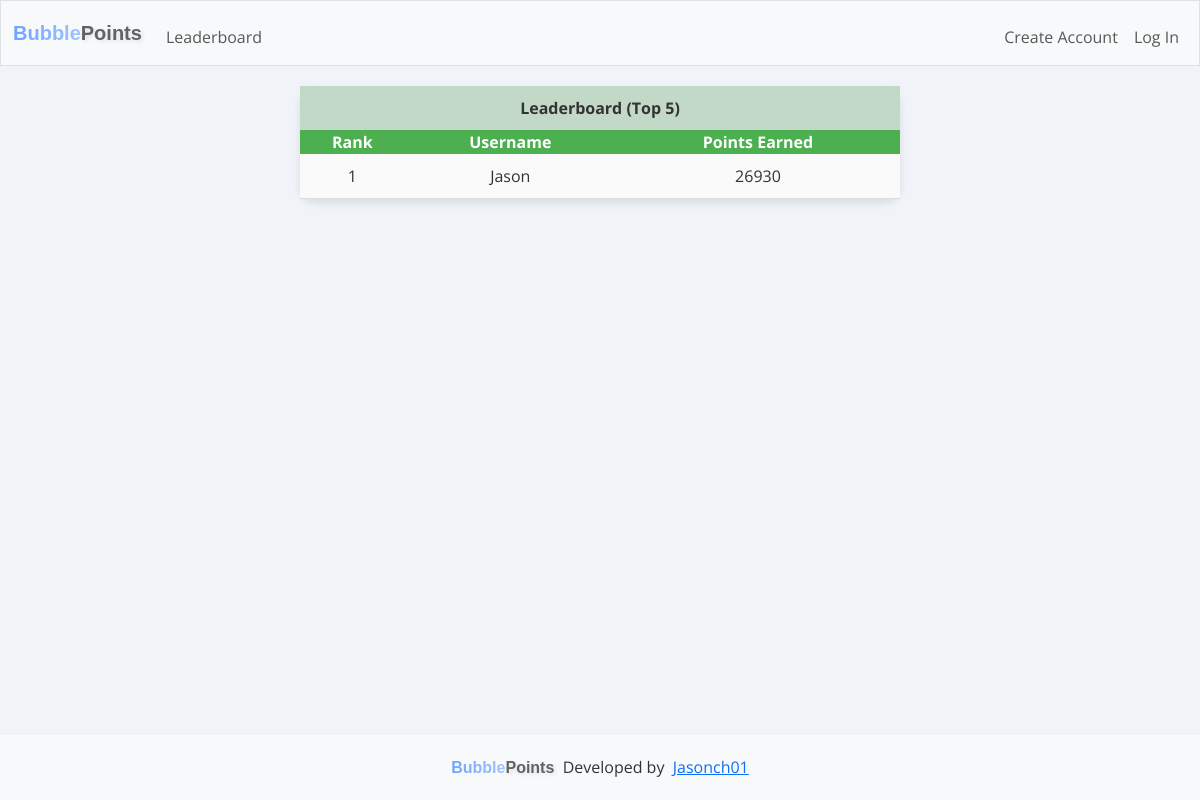
The page /leaderboard on the database as committed earlier.
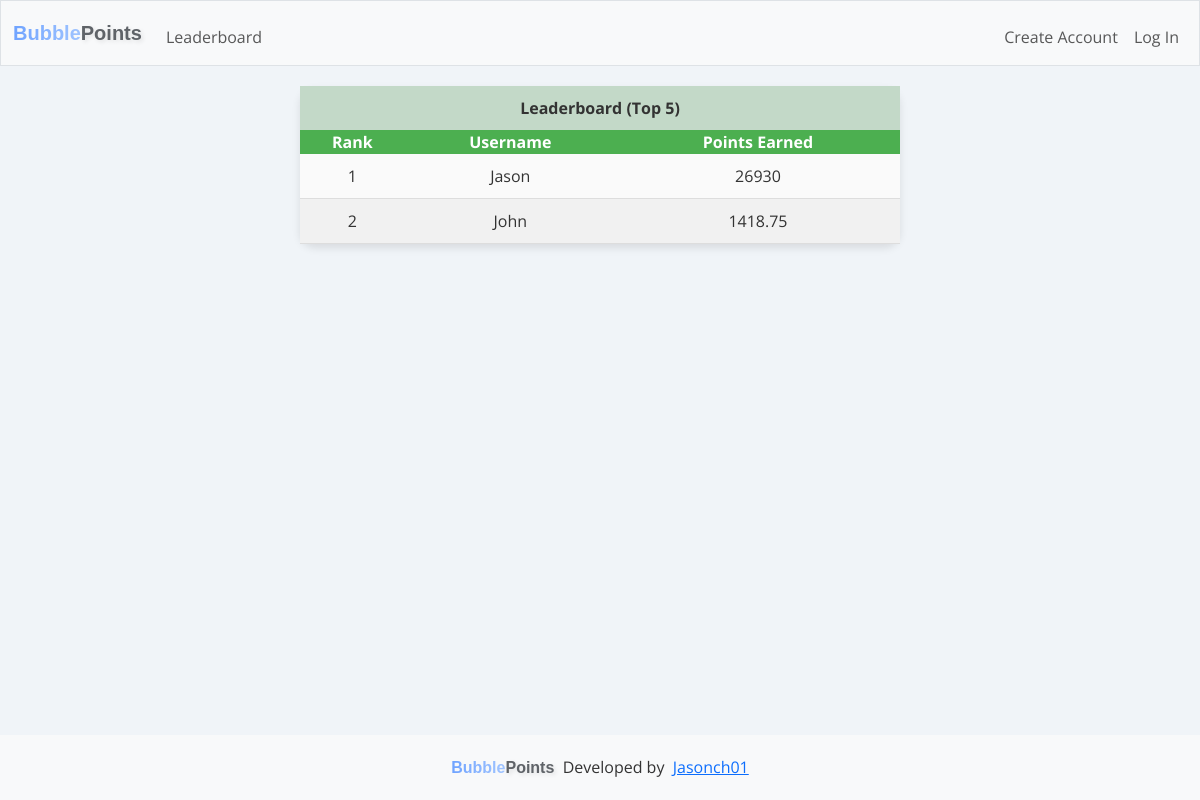
The same page on the database as committed later.
### tables this page shows
CREATE TABLE users (
        id INTEGER PRIMARY KEY AUTOINCREMENT NOT NULL,
        username TEXT NOT NULL,
        hash TEXT NOT NULL,
        points INTEGER NOT NULL DEFAULT 1000,
        total_points_earned INTEGER NOT NULL DEFAULT 0,
        email TEXT UNIQUE
    );

### app.py (the view)
@app.route("/leaderboard", methods=["GET", "POST"])
def leaderboard():
    user = cur.execute("SELECT username, total_points_earned FROM users ORDER BY total_points_earned DESC LIMIT 5").fetchall()
    print(user[0][0])
    if request.method == "POST":
        return redirect("/")
    else:
        return render_template("leaderboard.html", user=user)

### app.py (called while the page is built)
@app.after_request
def after_request(response):
    response.headers["Cache-Control"] = "no-cache, no-store, must-revalidate"
    response.headers["Expires"] = 0
    response.headers["Pragma"] = "no-cache"
    return response

### templates/leaderboard.html
{% extends "layout.html" %}
{% block main %}
<div class="container d-flex justify-content-center align-items-center leaderboard">
  <table class="leaderboard-table">
    <thead>
      <tr class="leaderboard-header">
        <th colspan="3" class="text-center">Leaderboard (Top 5)</th>
      </tr>
      <tr class="leaderboard-header-row">
        <th class="text-center">Rank</th>
        <th class="text-center">Username</th>
        <th class="text-center">Points Earned</th>
      </tr>
    </thead>
    <tbody>
      {% for user in user %}
      <tr class="leaderboard-row">
        <td class="text-center">{{ loop.index }}</td>
        <td class="text-center">{{ user[0] }}</td>
        <td class="text-center">{{ user[1] }}</td>
      </tr>
      {% endfor %}
    </tbody>
  </table>
</div>
{% endblock %}

### templates/layout.html (shortened to what this page needs)
<!DOCTYPE html>
<html lang="en">
  <head>
    <link href="https://cdn.jsdelivr.net/npm/bootstrap@5.3.3/dist/css/bootstrap.min.css" rel="stylesheet">
    <link rel="stylesheet" href="/static/style.css">
  </head>
  <body>
    <nav class="bg-light border navbar navbar-expand-md navbar-light">
      <div class="container-fluid">
        <a class="navbar-brand" href="/">
          <span class="gradient-text">Bubble</span><span class="points-text">Points</span>
        </a>
          <div class="collapse navbar-collapse" id="navbar">
              {% if session["user_id"] %}
                  <ul class="navbar-nav me-auto mt-2">
                    <li class="nav-item"><a class="nav-link" href="/leaderboard">Leaderboard</a></li>
                    <li class="nav-item"><a class="nav-link" href="/history">History</a></li>
                  </ul>
                  <ul class="navbar-nav ms-auto mt-2">
                    <li class="nav-item"><a class="nav-link" href="/account">Account</a></li>
                    <li class="nav-item"><a class="nav-link" href="/logout">Log Out</a></li>
                  </ul>
              {% else %}
                  <ul class="navbar-nav me-auto mt-2">
                    <li class="nav-item"><a class="nav-link" href="/leaderboard">Leaderboard</a></li>
                  </ul>
                  <ul class="navbar-nav ms-auto mt-2">
                    <li class="nav-item"><a class="nav-link" href="/register">Create Account</a></li>
                    <li class="nav-item"><a class="nav-link" href="/login">Log In</a></li>
                  </ul>
              {% endif %}
          </div>
      </div>
  </nav>
      <main class="container-fluid">
        {% block main %}{% endblock %}
      </main>
      <footer class="footer">
        <a class="navbar-brand" href="/">
          <span class="gradient-text">Bubble</span><span class="points-text">Points</span>&nbsp;
          <span>Developed by</span>&nbsp;
          <span><a href="https://github.com/jasonch01">Jasonch01</a></span>
        </a>
      </footer>
  </body>
</html>

### static/style.css (style rules this page uses)
* { margin: 0; padding: 0; box-sizing: border-box; }
html { font-family:Arial, Helvetica, sans-serif; font-size: 1rem; }
html body { height: 100vh; margin: 0; display: flex; flex-direction: column; background-color: #F0F4F8; color: #333; }
body { font-family: 'Open Sans', sans-serif; }
main { flex-grow: 1; margin-bottom: 5em; }
footer { background-color: #f8f9fa; padding: 20px 0; text-align: center; width: 100%; }
.gradient-text { background: linear-gradient(to right, #6fa3ff, #a0c4ff); -webkit-background-clip: text; color: transparent; font-family: 'Poppins', sans-serif; font-weight: bold; }
.points-text { color: #5f6368; font-family: 'Poppins', sans-serif; font-weight: bold; text-shadow: 2px 2px 4px rgba(0, 0, 0, 0.1); }
.leaderboard { margin: 1em auto; }
.leaderboard { display: flex; justify-content: center; align-items: center; margin-top: 20px; }
.leaderboard-table { width: 80%; max-width: 600px; background-color: #fff; border-radius: 15px; padding: 20px; box-shadow: 0 4px 8px rgba(0, 0, 0, 0.1); border-collapse: collapse; }
.leaderboard-header { background-color: #C3D9C8; color: #333; font-weight: bold; }
.leaderboard-header-row { background-color: #4CAF50; color: white; }
.leaderboard-header th { padding: 10px; }
.leaderboard-row { background-color: #fafafa; border-bottom: 1px solid #ddd; transition: background-color 0.3s ease; }
.leaderboard-row td { padding: 10px; text-align: center; }
.text-center { text-align: center; }
.leaderboard-row:nth-child(even) { background-color: #f1f1f1; }

Rows that differ between the two databases and show on the page:
added users: username "John", total_points_earned "1418.75"
